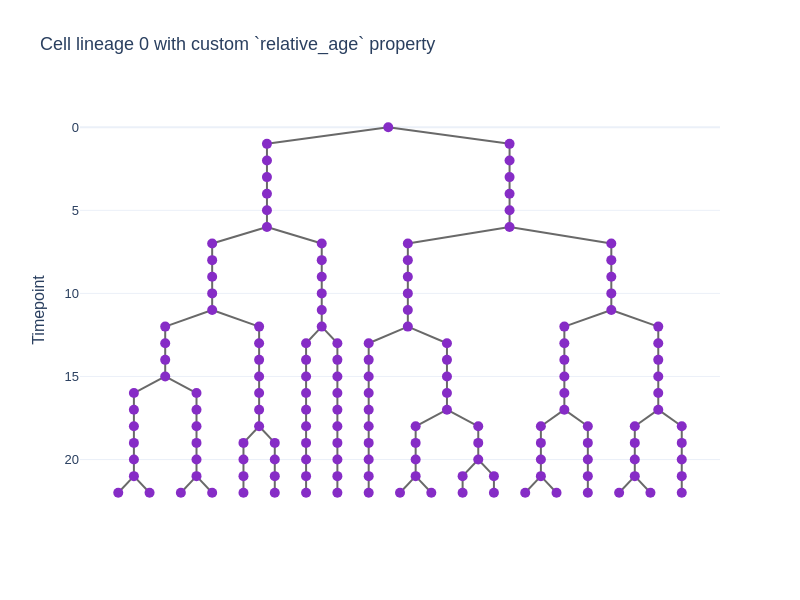

Here is the notebook cell this chart was saved with:
### Code cell
model.update()
lin0.plot(
    title="Cell lineage 0 with custom `relative_age` property",
    node_hover_props=["cell_ID", "relative_age"],
    node_marker_style={
        "size": 10,
    },
    width=800,
    height=600,
    showlegend=False,
)

### Figure 1 — Plotly figure (JSON) as saved in the notebook; plotly's stock layout.template omitted (floating-point values rounded to 4 significant figures; data arrays with more than 128 entries replaced by an {"elided": "..."} marker saying what was removed)
{"data": [{"line": {"color": "dimgrey"}, "mode": "lines", "name": "Edges", "text": [], "type": "scatter", "x": {"elided": "453 float values"}, "y": {"elided": "453 int values"}}, {"customdata": {"elided": "152 int values"}, "hoverinfo": "text", "hovertemplate": "%{text}", "marker": {"color": "#862CC6", "line": {"width": 0}, "opacity": 1, "size": 10}, "mode": "markers", "name": "lineage_ID: 0", "text": {"elided": "152 str values"}, "type": "scatter", "x": {"elided": "152 float values"}, "y": {"elided": "152 int values"}}], "layout": {"height": 600, "hovermode": "closest", "showlegend": false, "title": {"text": "Cell lineage 0 with custom `relative_age` property"}, "width": 800, "xaxis": {"showgrid": false, "showline": false, "showticklabels": false, "ticks": "", "zeroline": false}, "yaxis": {"autorange": "reversed", "rangemode": "normal", "showgrid": true, "showline": false, "ticks": "", "title": {"text": "Timepoint"}, "zeroline": true}}}
